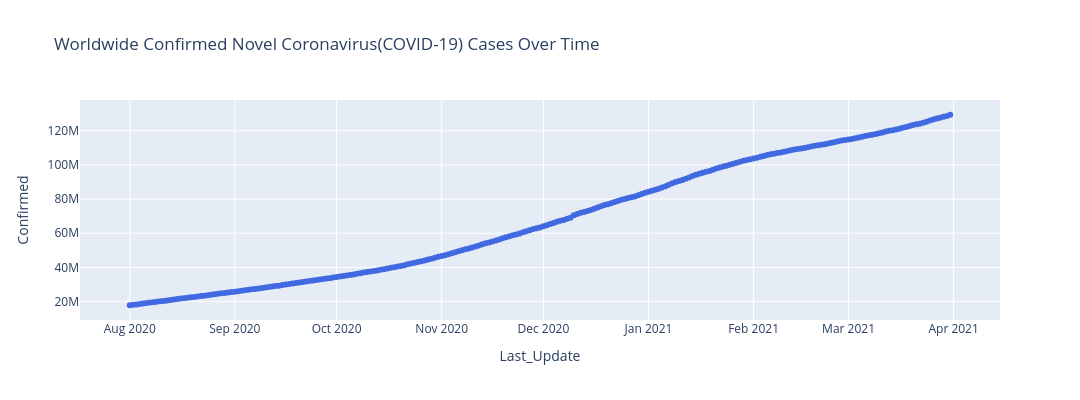

The notebook cell saved with this chart:
### Code cell
base_url = "https://raw.githubusercontent.com/CSSEGISandData/COVID-19/master/csse_covid_19_data/csse_covid_19_daily_reports/"

dates = pd.date_range("2020-08-01", "2021-03-31")

dfs = []
for d in dates:
    file = d.strftime("%m-%d-%Y") + ".csv"
    url = base_url + file
    try:
        df = pd.read_csv(url, usecols=["Confirmed", "Last_Update"])
        df["Report_Date"] = d
        dfs.append(df)
    except:
        pass  # skip missing files

all_data = pd.concat(dfs, ignore_index=True)
worldwide = (
    all_data.groupby("Report_Date")["Confirmed"]
            .sum()
            .reset_index()
            .sort_values("Report_Date")
)
fig = go.Figure()

fig.add_trace(go.Scatter(
    x=worldwide["Report_Date"],
    y=worldwide["Confirmed"],
    mode="lines+markers",
    line=dict(color="royalblue", width=3),
    marker=dict(size=6),
    name="Worldwide Confirmed"
))

fig.update_layout(
    title="Worldwide Confirmed Novel Coronavirus(COVID-19) Cases Over Time",
    xaxis_title="Last_Update",
    yaxis_title="Confirmed",
    width=1080,
    height=400
)

pio.show(fig)

### Figure 1 — Plotly figure (JSON) as saved in the notebook; plotly's stock layout.template omitted (floating-point values rounded to 4 significant figures; data arrays with more than 128 entries replaced by an {"elided": "..."} marker saying what was removed)
{"data": [{"line": {"color": "royalblue", "width": 3}, "marker": {"size": 6}, "mode": "lines+markers", "name": "Worldwide Confirmed", "type": "scatter", "x": {"elided": "243 str values"}, "y": {"elided": "243 int values"}}], "layout": {"height": 400, "title": {"text": "Worldwide Confirmed Novel Coronavirus(COVID-19) Cases Over Time"}, "width": 1080, "xaxis": {"title": {"text": "Last_Update"}}, "yaxis": {"title": {"text": "Confirmed"}}}}
